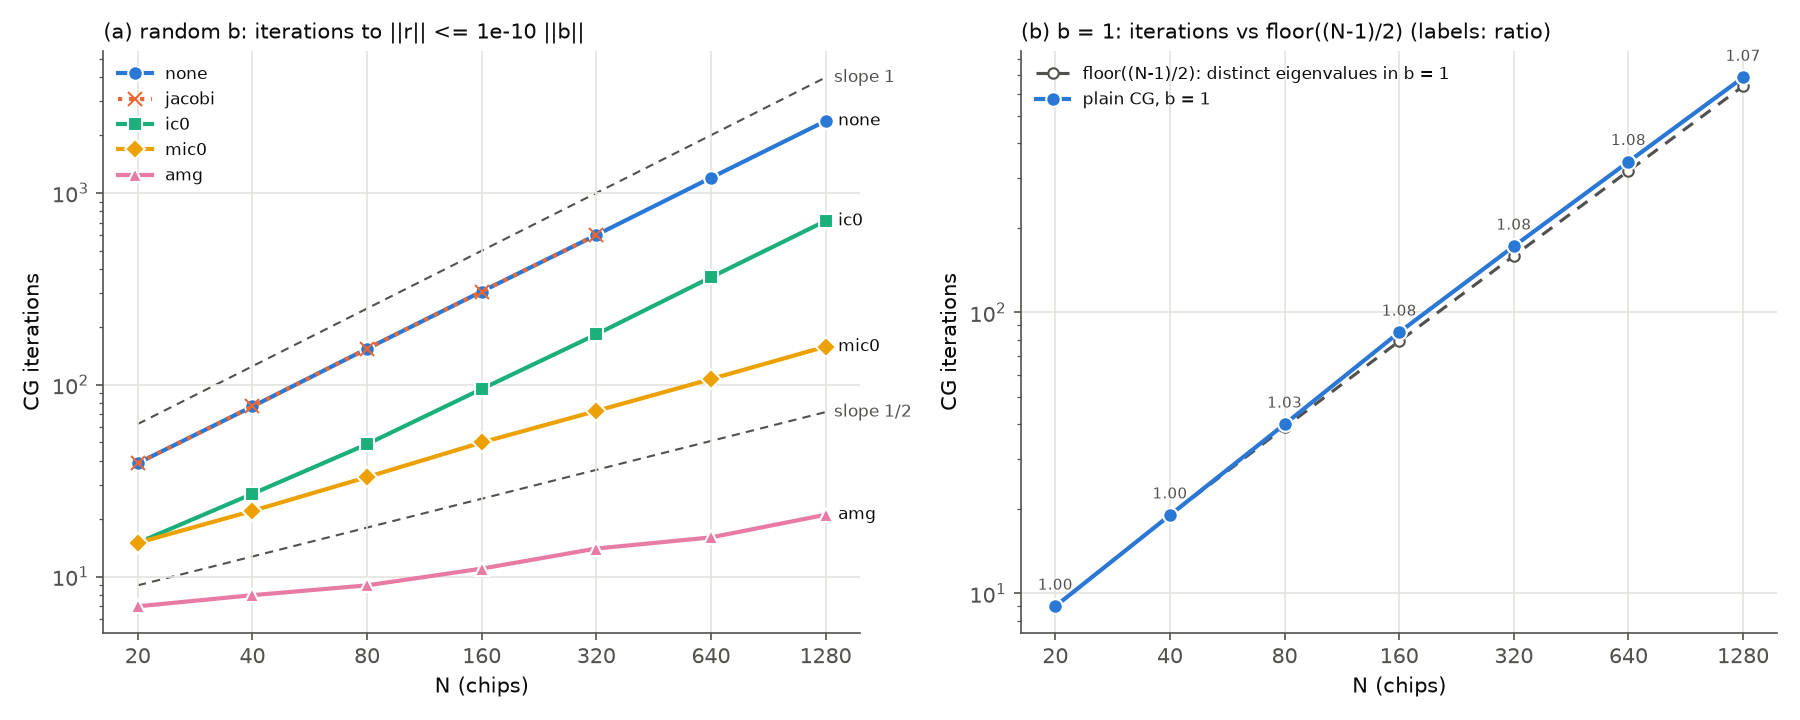

Generate this figure with Python:
"""Figure for chunk 3: CG iterations against N, log-log, rtol 1e-10.

(a) random b, one line per kind, with dashed guides of slope 1 and 1/2;
(b) b = ones (plain CG) against floor((N-1)/2), the number of distinct eigenvalues that b touches.
Reads results/e03_krylov.csv only.
    python figures/f03_iterations.py [--results DIR] [--outdir DIR]
"""
import argparse
import pathlib

import matplotlib

matplotlib.use("Agg")
import matplotlib.pyplot as plt
from matplotlib.ticker import FixedLocator, NullFormatter, NullLocator
import numpy as np
import pandas as pd

INK, MUTED, GRID = "#0b0b0b", "#52514e", "#e4e3df"
# kind -> (color, marker, linestyle); colors are the validated categorical slots in fixed order
STYLE = {
    "none": ("#2a78d6", "o", "-"),
    "jacobi": ("#eb6834", "x", ":"),
    "ic0": ("#1baf7a", "s", "-"),
    "mic0": ("#eda100", "D", "-"),
    "amg": ("#e87ba4", "^", "-"),
}


def style_axes(ax, Ns, title, ylabel):
    ax.set_xscale("log")
    ax.set_yscale("log")
    ax.xaxis.set_major_locator(FixedLocator(Ns))
    ax.xaxis.set_major_formatter(matplotlib.ticker.FixedFormatter([str(N) for N in Ns]))
    ax.xaxis.set_minor_locator(NullLocator())
    ax.yaxis.set_minor_formatter(NullFormatter())
    ax.set_xlabel("N (chips)", color=INK)
    ax.set_ylabel(ylabel, color=INK)
    ax.set_title(title, color=INK, fontsize=10, loc="left")
    ax.grid(color=GRID, linewidth=0.8, which="major")
    for side in ("top", "right"):
        ax.spines[side].set_visible(False)
    for side in ("left", "bottom"):
        ax.spines[side].set_color(MUTED)
    ax.tick_params(colors=MUTED, which="both")


def guide(ax, N, slope, anchor_N, anchor_y, label):
    y = anchor_y * (N / anchor_N) ** slope
    ax.plot(N, y, color=MUTED, linestyle=(0, (4, 3)), linewidth=1, zorder=1)
    ax.annotate(label, xy=(N[-1], y[-1]), xytext=(4, 0), textcoords="offset points", color=MUTED,
                fontsize=8, va="center")


def main():
    parser = argparse.ArgumentParser()
    parser.add_argument("--results", default="results")
    parser.add_argument("--outdir", default="figures")
    args = parser.parse_args()
    df = pd.read_csv(pathlib.Path(args.results) / "e03_krylov.csv")
    Ns = sorted(int(N) for N in df["N"].unique())
    Ngrid = np.geomspace(min(Ns), max(Ns), 50)

    fig, axes = plt.subplots(1, 2, figsize=(12, 4.8), dpi=150)
    ax = axes[0]
    for kind, (color, marker, ls) in STYLE.items():
        d = df[(df["kind"] == kind) & (df["rhs"] == "random")].sort_values("N")
        if d.empty:
            continue
        ax.plot(d["N"], d["iterations"], color=color, marker=marker, linestyle=ls, linewidth=2, markersize=7,
                markeredgecolor="white" if marker != "x" else color, markeredgewidth=1, label=kind, zorder=3)
        if kind != "jacobi":  # jacobi lies exactly on none; its legend entry says so
            ax.annotate(kind, xy=(d["N"].iloc[-1], d["iterations"].iloc[-1]), xytext=(6, 0),
                        textcoords="offset points", color=INK, fontsize=8, va="center")
    none = df[(df["kind"] == "none") & (df["rhs"] == "random")].sort_values("N")
    mic = df[(df["kind"] == "mic0") & (df["rhs"] == "random")].sort_values("N")
    guide(ax, Ngrid, 1.0, none["N"].iloc[0], none["iterations"].iloc[0] * 1.6, "slope 1")
    if len(mic):
        guide(ax, Ngrid, 0.5, mic["N"].iloc[0], mic["iterations"].iloc[0] * 0.6, "slope 1/2")
    style_axes(ax, Ns, "(a) random b: iterations to ||r|| <= 1e-10 ||b||", "CG iterations")
    ax.legend(frameon=False, fontsize=8, labelcolor=INK, loc="upper left")

    ax = axes[1]
    ones = df[(df["kind"] == "none") & (df["rhs"] == "ones")].sort_values("N")
    floor_half = (ones["N"] - 1) // 2
    ax.plot(ones["N"], floor_half, color=MUTED, linestyle=(0, (4, 3)), linewidth=1.5, marker="o", markersize=5,
            markerfacecolor="white", label="floor((N-1)/2): distinct eigenvalues in b = 1", zorder=2)
    ax.plot(ones["N"], ones["iterations"], color=STYLE["none"][0], marker="o", linewidth=2, markersize=7,
            markeredgecolor="white", markeredgewidth=1, label="plain CG, b = 1", zorder=3)
    for N, its, f in zip(ones["N"], ones["iterations"], floor_half):
        ax.annotate(f"{its / f:.2f}", xy=(N, its), xytext=(0, 8), textcoords="offset points", color=MUTED,
                    fontsize=7, ha="center")
    style_axes(ax, Ns, "(b) b = 1: iterations vs floor((N-1)/2) (labels: ratio)", "CG iterations")
    ax.legend(frameon=False, fontsize=8, labelcolor=INK, loc="upper left")

    fig.tight_layout()
    outdir = pathlib.Path(args.outdir)
    outdir.mkdir(parents=True, exist_ok=True)
    path = outdir / "f03_iterations.png"
    fig.savefig(path)
    print(f"wrote {path}")


if __name__ == "__main__":
    main()
